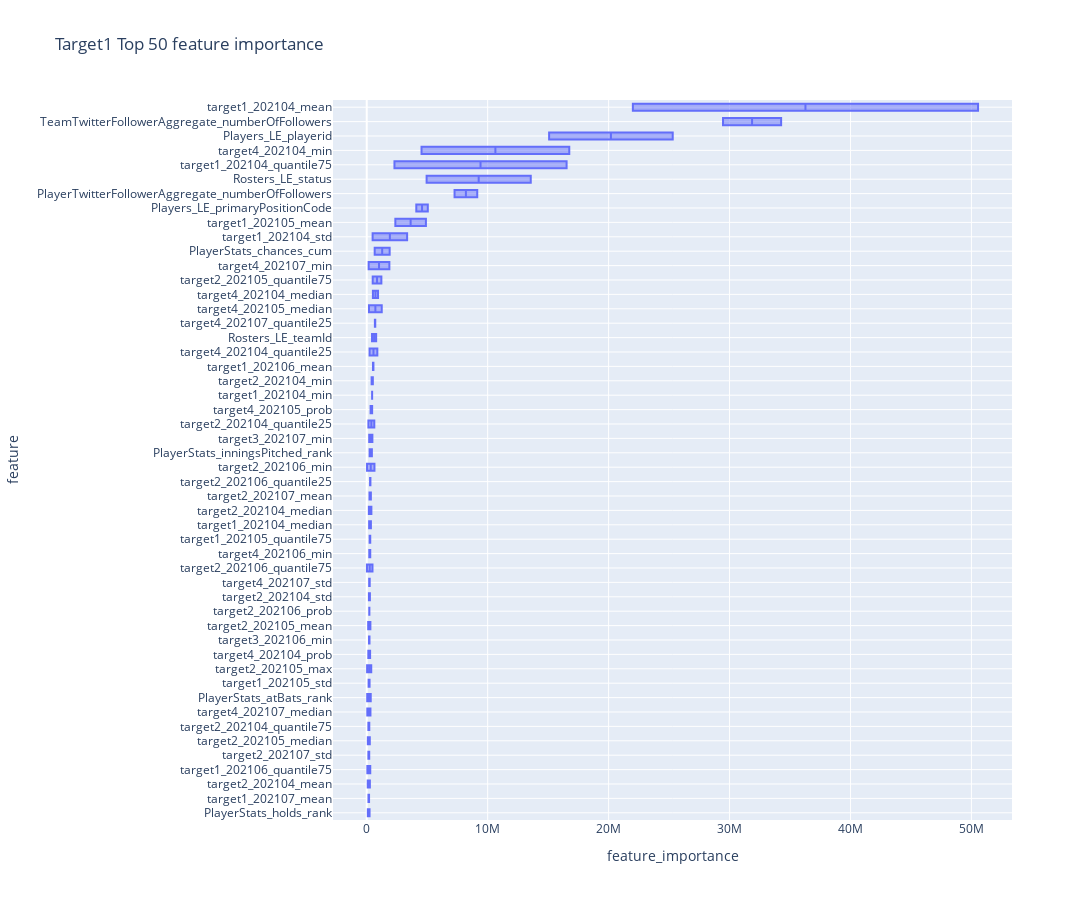
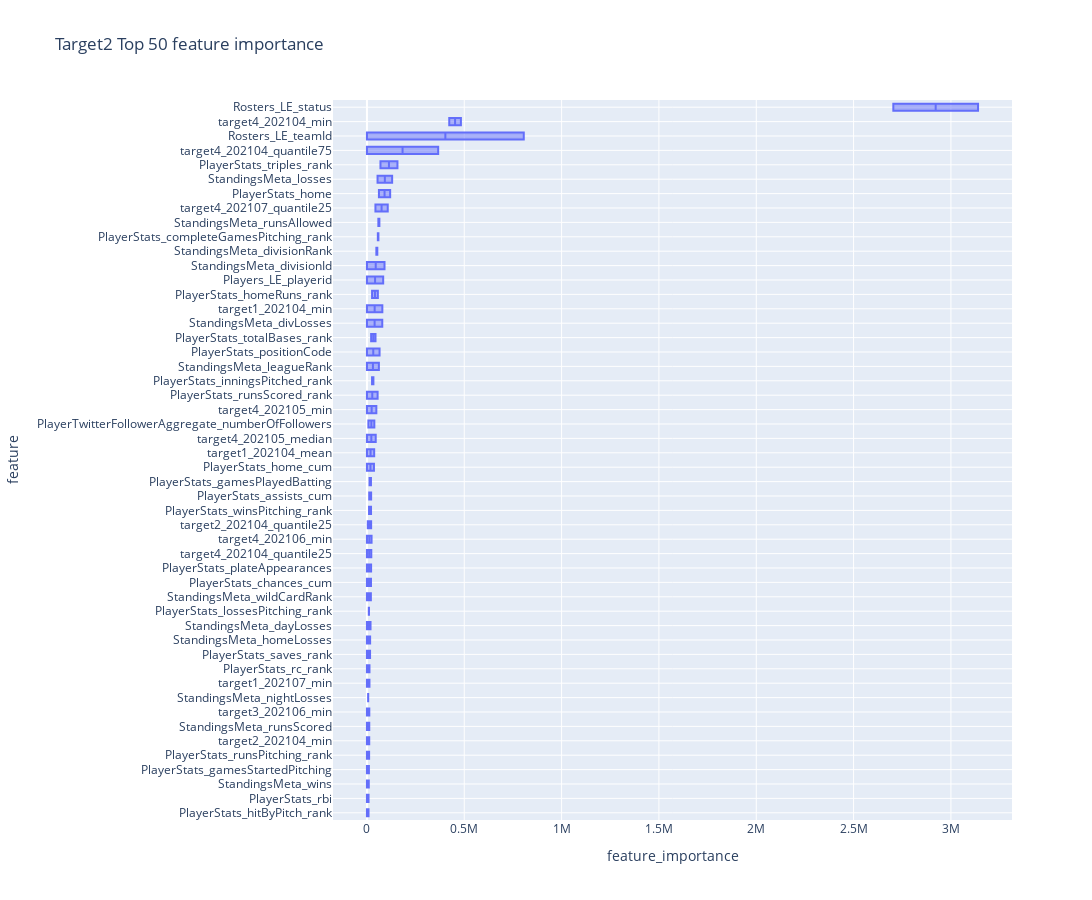
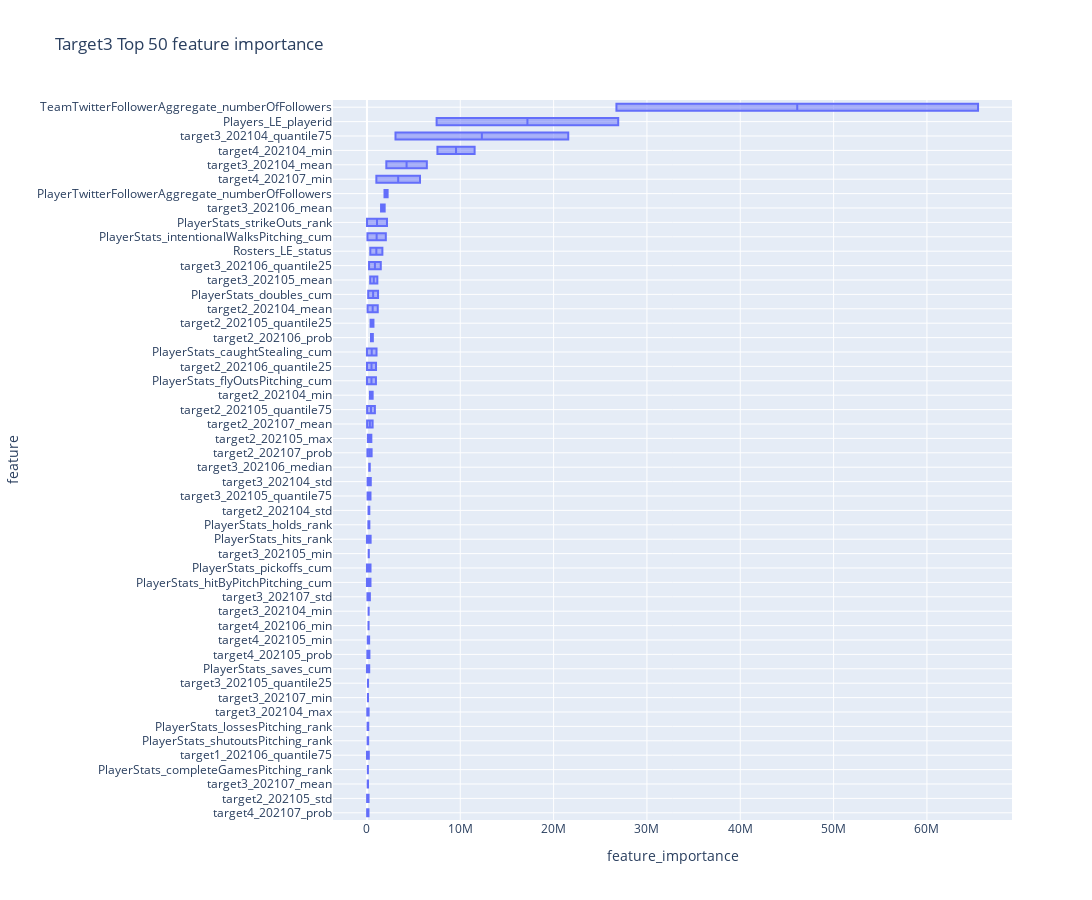
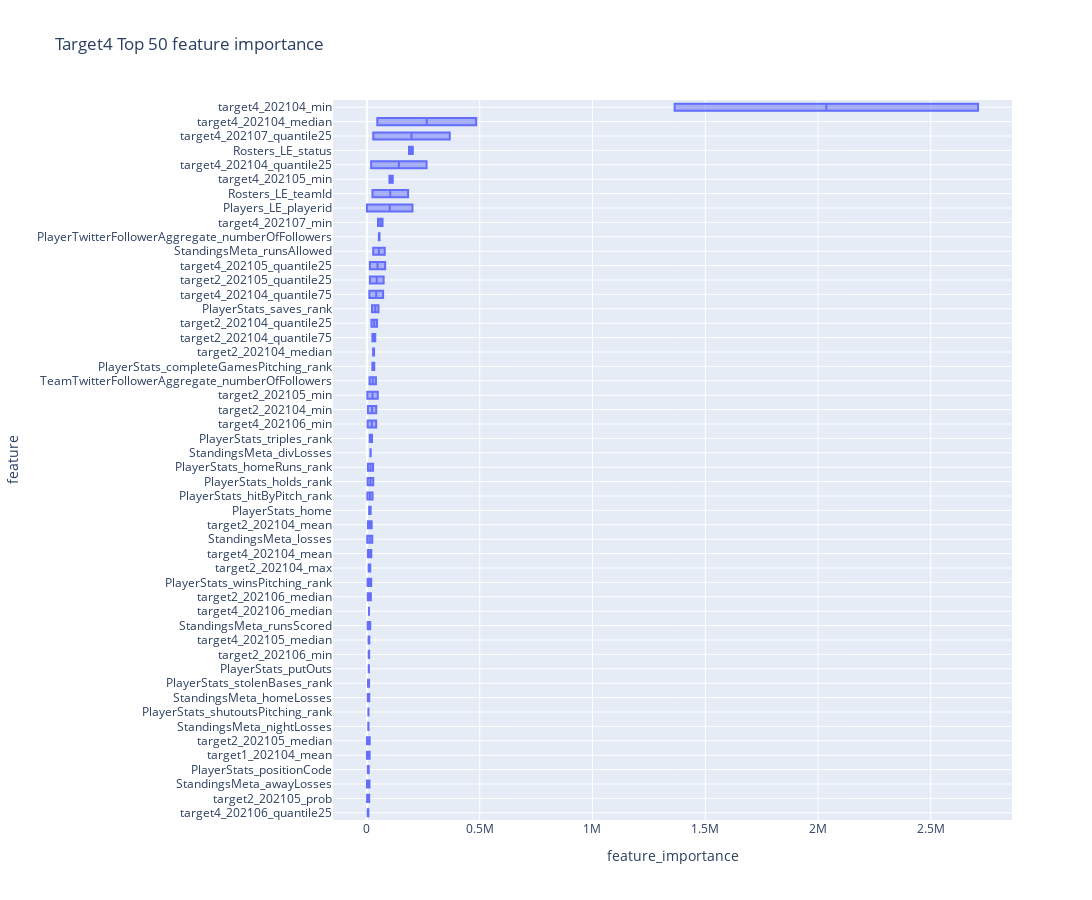

Notebook code cell kept with these figures, in order:
### Code cell
visualize_feature_importance(models, train_feat_df)

### Figure 1 — Plotly figure (JSON) as saved in the notebook; plotly's stock layout.template omitted (floating-point values rounded to 4 significant figures)
{"data": [{"alignmentgroup": "True", "hovertemplate": "feature_importance=%{x}<br>feature=%{y}<extra></extra>", "legendgroup": "", "marker": {"color": "#636efa"}, "name": "", "notched": false, "offsetgroup": "", "orientation": "h", "showlegend": false, "type": "box", "x": [1896000.0, 39980.0, 92000.0, 426000.0, 9138000.0, 29460000.0, 50550000.0, 3340000.0, 445700.0, 199600.0, 16530000.0, 260100.0, 262000.0, 505600.0, 384900.0, 138500.0, 137800.0, 4531000.0, 511100.0, 237300.0, 279100.0, 2366000.0, 235400.0, 239800.0, 303300.0, 373300.0, 253800.0, 1210000.0, 187500.0, 448000.0, 554100.0, 52070.0, 639400.0, 305200.0, 476100.0, 219100.0, 228200.0, 290100.0, 193000.0, 342800.0, 206300.0, 205700.0, 247000.0, 1872000.0, 308300.0, 704600.0, 778900.0, 13560000.0, 5050000.0, 25300000.0, 658900.0, 331400.0, 234700.0, 239700.0, 7262000.0, 34260000.0, 22010000.0, 486400.0, 447200.0, 346300.0, 2292000.0, 82710.0, 183100.0, 404800.0, 178100.0, 626500.0, 211900.0, 16750000.0, 935700.0, 876700.0, 131800.0, 4894000.0, 155700.0, 290700.0, 120700.0, 32010.0, 91230.0, 493700.0, 1241000.0, 320000.0, 517200.0, 291000.0, 25610.0, 277700.0, 18500.0, 211000.0, 189600.0, 212700.0, 144400.0, 230200.0, 136900.0, 467700.0, 203600.0, 160000.0, 47320.0, 675300.0, 438200.0, 4951000.0, 4099000.0, 15080000.0], "x0": " ", "xaxis": "x", "y": ["PlayerStats_chances_cum", "PlayerStats_atBats_rank", "PlayerStats_holds_rank", "PlayerStats_inningsPitched_rank", "PlayerTwitterFollowerAggregate_numberOfFollowers", "TeamTwitterFollowerAggregate_numberOfFollowers", "target1_202104_mean", "target1_202104_std", "target1_202104_min", "target1_202104_median", "target1_202104_quantile75", "target2_202104_mean", "target2_202104_std", "target2_202104_min", "target2_202104_median", "target2_202104_quantile25", "target2_202104_quantile75", "target4_202104_min", "target4_202104_median", "target4_202104_quantile25", "target4_202104_prob", "target1_202105_mean", "target1_202105_std", "target1_202105_quantile75", "target2_202105_mean", "target2_202105_max", "target2_202105_median", "target2_202105_quantile75", "target4_202105_median", "target4_202105_prob", "target1_202106_mean", "target1_202106_quantile75", "target2_202106_min", "target2_202106_quantile25", "target2_202106_quantile75", "target2_202106_prob", "target3_202106_min", "target4_202106_min", "target1_202107_mean", "target2_202107_mean", "target2_202107_std", "target3_202107_min", "target4_202107_std", "target4_202107_min", "target4_202107_median", "target4_202107_quantile25", "Rosters_LE_teamId", "Rosters_LE_status", "Players_LE_primaryPositionCode", "Players_LE_playerid", "PlayerStats_chances_cum", "PlayerStats_atBats_rank", "PlayerStats_holds_rank", "PlayerStats_inningsPitched_rank", "PlayerTwitterFollowerAggregate_numberOfFollowers", "TeamTwitterFollowerAggregate_numberOfFollowers", "target1_202104_mean", "target1_202104_std", "target1_202104_min", "target1_202104_median", "target1_202104_quantile75", "target2_202104_mean", "target2_202104_std", "target2_202104_min", "target2_202104_median", "target2_202104_quantile25", "target2_202104_quantile75", "target4_202104_min", "target4_202104_median", "target4_202104_quantile25", "target4_202104_prob", "target1_202105_mean", "target1_202105_std", "target1_202105_quantile75", "target2_202105_mean", "target2_202105_max", "target2_202105_median", "target2_202105_quantile75", "target4_202105_median", "target4_202105_prob", "target1_202106_mean", "target1_202106_quantile75", "target2_202106_min", "target2_202106_quantile25", "target2_202106_quantile75", "target2_202106_prob", "target3_202106_min", "target4_202106_min", "target1_202107_mean", "target2_202107_mean", "target2_202107_std", "target3_202107_min", "target4_202107_std", "target4_202107_min", "target4_202107_median", "target4_202107_quantile25", "Rosters_LE_teamId", "Rosters_LE_status", "Players_LE_primaryPositionCode", "Players_LE_playerid"], "y0": " ", "yaxis": "y"}], "layout": {"boxmode": "group", "height": 900, "legend": {"tracegroupgap": 0}, "title": {"text": "Target1 Top 50 feature importance"}, "width": 1250, "xaxis": {"anchor": "y", "domain": [0, 1], "title": {"text": "feature_importance"}}, "yaxis": {"anchor": "x", "categoryarray": ["PlayerStats_holds_rank", "target1_202107_mean", "target2_202104_mean", "target1_202106_quantile75", "target2_202107_std", "target2_202105_median", "target2_202104_quantile75", "target4_202107_median", "PlayerStats_atBats_rank", "target1_202105_std", "target2_202105_max", "target4_202104_prob", "target3_202106_min", "target2_202105_mean", "target2_202106_prob", "target2_202104_std", "target4_202107_std", "target2_202106_quantile75", "target4_202106_min", "target1_202105_quantile75", "target1_202104_median", "target2_202104_median", "target2_202107_mean", "target2_202106_quantile25", "target2_202106_min", "PlayerStats_inningsPitched_rank", "target3_202107_min", "target2_202104_quantile25", "target4_202105_prob", "target1_202104_min", "target2_202104_min", "target1_202106_mean", "target4_202104_quantile25", "Rosters_LE_teamId", "target4_202107_quantile25", "target4_202105_median", "target4_202104_median", "target2_202105_quantile75", "target4_202107_min", "PlayerStats_chances_cum", "target1_202104_std", "target1_202105_mean", "Players_LE_primaryPositionCode", "PlayerTwitterFollowerAggregate_numberOfFollowers", "Rosters_LE_status", "target1_202104_quantile75", "target4_202104_min", "Players_LE_playerid", "TeamTwitterFollowerAggregate_numberOfFollowers", "target1_202104_mean"], "categoryorder": "array", "domain": [0, 1], "showgrid": true, "title": {"text": "feature"}}}}

### Figure 2 — Plotly figure (JSON) as saved in the notebook; plotly's stock layout.template omitted (floating-point values rounded to 4 significant figures)
{"data": [{"alignmentgroup": "True", "hovertemplate": "feature_importance=%{x}<br>feature=%{y}<extra></extra>", "legendgroup": "", "marker": {"color": "#636efa"}, "name": "", "notched": false, "offsetgroup": "", "orientation": "h", "showlegend": false, "type": "box", "x": [119300.0, 36010.0, 64790.0, 13380.0, 0, 0, 0, 11660.0, 0, 56000.0, 69430.0, 54750.0, 21550.0, 0, 12960.0, 10750.0, 10410.0, 15970.0, 55930.0, 26210.0, 0, 37910.0, 37120.0, 0, 0, 21500.0, 482700.0, 0, 365900.0, 48260.0, 45050.0, 12070.0, 23740.0, 12880.0, 43590.0, 0, 3139000.0, 0, 90230.0, 48330.0, 0, 0, 9380.0, 54410.0, 58600.0, 11840.0, 16270.0, 18390.0, 6047.0, 78700.0, 61550.0, 0, 0, 20570.0, 21300.0, 8227.0, 10140.0, 21490.0, 20710.0, 26330.0, 156700.0, 0, 43979, 8138.0, 0, 20950.0, 9558.0, 0, 58945, 33210.0, 11120.0, 7317.0, 0, 79075, 11650.0, 4261.0, 422800.0, 22300.0, 0, 0, 0, 0, 0, 0, 106800.0, 805700.0, 2704000.0, 83390.0, 0, 53280.0, 61290, 20140.0, 0, 129400.0, 63860.0, 0, 0, 0, 6456.0, 0], "x0": " ", "xaxis": "x", "y": ["PlayerStats_home", "PlayerStats_home_cum", "PlayerStats_positionCode", "PlayerStats_gamesPlayedBatting", "PlayerStats_plateAppearances", "PlayerStats_rbi", "PlayerStats_gamesStartedPitching", "PlayerStats_assists_cum", "PlayerStats_chances_cum", "PlayerStats_homeRuns_rank", "PlayerStats_triples_rank", "PlayerStats_runsScored_rank", "PlayerStats_totalBases_rank", "PlayerStats_hitByPitch_rank", "PlayerStats_rc_rank", "PlayerStats_winsPitching_rank", "PlayerStats_lossesPitching_rank", "PlayerStats_saves_rank", "PlayerStats_completeGamesPitching_rank", "PlayerStats_inningsPitched_rank", "PlayerStats_runsPitching_rank", "PlayerTwitterFollowerAggregate_numberOfFollowers", "target1_202104_mean", "target1_202104_min", "target2_202104_min", "target2_202104_quantile25", "target4_202104_min", "target4_202104_quantile25", "target4_202104_quantile75", "target4_202105_min", "target4_202105_median", "target3_202106_min", "target4_202106_min", "target1_202107_min", "target4_202107_quantile25", "Rosters_LE_teamId", "Rosters_LE_status", "Players_LE_playerid", "StandingsMeta_divisionId", "StandingsMeta_divisionRank", "StandingsMeta_leagueRank", "StandingsMeta_wildCardRank", "StandingsMeta_wins", "StandingsMeta_losses", "StandingsMeta_runsAllowed", "StandingsMeta_runsScored", "StandingsMeta_homeLosses", "StandingsMeta_dayLosses", "StandingsMeta_nightLosses", "StandingsMeta_divLosses", "PlayerStats_home", "PlayerStats_home_cum", "PlayerStats_positionCode", "PlayerStats_gamesPlayedBatting", "PlayerStats_plateAppearances", "PlayerStats_rbi", "PlayerStats_gamesStartedPitching", "PlayerStats_assists_cum", "PlayerStats_chances_cum", "PlayerStats_homeRuns_rank", "PlayerStats_triples_rank", "PlayerStats_runsScored_rank", "PlayerStats_totalBases_rank", "PlayerStats_hitByPitch_rank", "PlayerStats_rc_rank", "PlayerStats_winsPitching_rank", "PlayerStats_lossesPitching_rank", "PlayerStats_saves_rank", "PlayerStats_completeGamesPitching_rank", "PlayerStats_inningsPitched_rank", "PlayerStats_runsPitching_rank", "PlayerTwitterFollowerAggregate_numberOfFollowers", "target1_202104_mean", "target1_202104_min", "target2_202104_min", "target2_202104_quantile25", "target4_202104_min", "target4_202104_quantile25", "target4_202104_quantile75", "target4_202105_min", "target4_202105_median", "target3_202106_min", "target4_202106_min", "target1_202107_min", "target4_202107_quantile25", "Rosters_LE_teamId", "Rosters_LE_status", "Players_LE_playerid", "StandingsMeta_divisionId", "StandingsMeta_divisionRank", "StandingsMeta_leagueRank", "StandingsMeta_wildCardRank", "StandingsMeta_wins", "StandingsMeta_losses", "StandingsMeta_runsAllowed", "StandingsMeta_runsScored", "StandingsMeta_homeLosses", "StandingsMeta_dayLosses", "StandingsMeta_nightLosses", "StandingsMeta_divLosses"], "y0": " ", "yaxis": "y"}], "layout": {"boxmode": "group", "height": 900, "legend": {"tracegroupgap": 0}, "title": {"text": "Target2 Top 50 feature importance"}, "width": 1250, "xaxis": {"anchor": "y", "domain": [0, 1], "title": {"text": "feature_importance"}}, "yaxis": {"anchor": "x", "categoryarray": ["PlayerStats_hitByPitch_rank", "PlayerStats_rbi", "StandingsMeta_wins", "PlayerStats_gamesStartedPitching", "PlayerStats_runsPitching_rank", "target2_202104_min", "StandingsMeta_runsScored", "target3_202106_min", "StandingsMeta_nightLosses", "target1_202107_min", "PlayerStats_rc_rank", "PlayerStats_saves_rank", "StandingsMeta_homeLosses", "StandingsMeta_dayLosses", "PlayerStats_lossesPitching_rank", "StandingsMeta_wildCardRank", "PlayerStats_chances_cum", "PlayerStats_plateAppearances", "target4_202104_quantile25", "target4_202106_min", "target2_202104_quantile25", "PlayerStats_winsPitching_rank", "PlayerStats_assists_cum", "PlayerStats_gamesPlayedBatting", "PlayerStats_home_cum", "target1_202104_mean", "target4_202105_median", "PlayerTwitterFollowerAggregate_numberOfFollowers", "target4_202105_min", "PlayerStats_runsScored_rank", "PlayerStats_inningsPitched_rank", "StandingsMeta_leagueRank", "PlayerStats_positionCode", "PlayerStats_totalBases_rank", "StandingsMeta_divLosses", "target1_202104_min", "PlayerStats_homeRuns_rank", "Players_LE_playerid", "StandingsMeta_divisionId", "StandingsMeta_divisionRank", "PlayerStats_completeGamesPitching_rank", "StandingsMeta_runsAllowed", "target4_202107_quantile25", "PlayerStats_home", "StandingsMeta_losses", "PlayerStats_triples_rank", "target4_202104_quantile75", "Rosters_LE_teamId", "target4_202104_min", "Rosters_LE_status"], "categoryorder": "array", "domain": [0, 1], "showgrid": true, "title": {"text": "feature"}}}}

### Figure 3 — Plotly figure (JSON) as saved in the notebook; plotly's stock layout.template omitted (floating-point values rounded to 4 significant figures)
{"data": [{"alignmentgroup": "True", "hovertemplate": "feature_importance=%{x}<br>feature=%{y}<extra></extra>", "legendgroup": "", "marker": {"color": "#636efa"}, "name": "", "notched": false, "offsetgroup": "", "orientation": "h", "showlegend": false, "type": "box", "x": [135100.0, 1026000.0, 381200.0, 242800.0, 378600.0, 2023000.0, 963200.0, 393500.0, 2146000.0, 69110.0, 152500.0, 104500.0, 72150.0, 2214000.0, 65480000.0, 1158000.0, 169800.0, 611100.0, 6417000.0, 70290.0, 177900.0, 178500.0, 21570000.0, 7552000.0, 171800.0, 98030.0, 389000.0, 852500.0, 1115000.0, 199500.0, 104800.0, 66620.0, 234100.0, 264100.0, 4131.0, 972300.0, 632000.0, 1512000.0, 300700.0, 1482000.0, 165900.0, 608200.0, 47380.0, 77020.0, 51040.0, 110400.0, 5686000.0, 163000.0, 359700.0, 26920000.0, 1188000.0, 245.9, 2548.0, 2024.0, 1740.0, 52120.0, 2239.0, 1355.0, 8231.0, 139600.0, 257300.0, 92310.0, 130700.0, 1881000.0, 26730000.0, 68000.0, 252100.0, 320900.0, 2077000.0, 410500.0, 33450.0, 184400.0, 3059000.0, 11540000.0, 17810.0, 469000.0, 696900.0, 15960.0, 348500.0, 187100.0, 119300.0, 378200.0, 83820.0, 40680.0, 197700.0, 6008.0, 434100.0, 1899000.0, 243000.0, 225900.0, 173500.0, 16010.0, 500300.0, 112600.0, 312200.0, 104800.0, 1007000.0, 19170.0, 1654000.0, 7464000.0], "x0": " ", "xaxis": "x", "y": ["PlayerStats_doubles_cum", "PlayerStats_caughtStealing_cum", "PlayerStats_pickoffs_cum", "PlayerStats_saves_cum", "PlayerStats_hitByPitchPitching_cum", "PlayerStats_intentionalWalksPitching_cum", "PlayerStats_flyOutsPitching_cum", "PlayerStats_hits_rank", "PlayerStats_strikeOuts_rank", "PlayerStats_lossesPitching_rank", "PlayerStats_holds_rank", "PlayerStats_completeGamesPitching_rank", "PlayerStats_shutoutsPitching_rank", "PlayerTwitterFollowerAggregate_numberOfFollowers", "TeamTwitterFollowerAggregate_numberOfFollowers", "target2_202104_mean", "target2_202104_std", "target2_202104_min", "target3_202104_mean", "target3_202104_std", "target3_202104_max", "target3_202104_min", "target3_202104_quantile75", "target4_202104_min", "target2_202105_std", "target2_202105_max", "target2_202105_quantile25", "target2_202105_quantile75", "target3_202105_mean", "target3_202105_min", "target3_202105_quantile25", "target3_202105_quantile75", "target4_202105_min", "target4_202105_prob", "target1_202106_quantile75", "target2_202106_quantile25", "target2_202106_prob", "target3_202106_mean", "target3_202106_median", "target3_202106_quantile25", "target4_202106_min", "target2_202107_mean", "target2_202107_prob", "target3_202107_mean", "target3_202107_std", "target3_202107_min", "target4_202107_min", "target4_202107_prob", "Rosters_LE_status", "Players_LE_playerid", "PlayerStats_doubles_cum", "PlayerStats_caughtStealing_cum", "PlayerStats_pickoffs_cum", "PlayerStats_saves_cum", "PlayerStats_hitByPitchPitching_cum", "PlayerStats_intentionalWalksPitching_cum", "PlayerStats_flyOutsPitching_cum", "PlayerStats_hits_rank", "PlayerStats_strikeOuts_rank", "PlayerStats_lossesPitching_rank", "PlayerStats_holds_rank", "PlayerStats_completeGamesPitching_rank", "PlayerStats_shutoutsPitching_rank", "PlayerTwitterFollowerAggregate_numberOfFollowers", "TeamTwitterFollowerAggregate_numberOfFollowers", "target2_202104_mean", "target2_202104_std", "target2_202104_min", "target3_202104_mean", "target3_202104_std", "target3_202104_max", "target3_202104_min", "target3_202104_quantile75", "target4_202104_min", "target2_202105_std", "target2_202105_max", "target2_202105_quantile25", "target2_202105_quantile75", "target3_202105_mean", "target3_202105_min", "target3_202105_quantile25", "target3_202105_quantile75", "target4_202105_min", "target4_202105_prob", "target1_202106_quantile75", "target2_202106_quantile25", "target2_202106_prob", "target3_202106_mean", "target3_202106_median", "target3_202106_quantile25", "target4_202106_min", "target2_202107_mean", "target2_202107_prob", "target3_202107_mean", "target3_202107_std", "target3_202107_min", "target4_202107_min", "target4_202107_prob", "Rosters_LE_status", "Players_LE_playerid"], "y0": " ", "yaxis": "y"}], "layout": {"boxmode": "group", "height": 900, "legend": {"tracegroupgap": 0}, "title": {"text": "Target3 Top 50 feature importance"}, "width": 1250, "xaxis": {"anchor": "y", "domain": [0, 1], "title": {"text": "feature_importance"}}, "yaxis": {"anchor": "x", "categoryarray": ["target4_202107_prob", "target2_202105_std", "target3_202107_mean", "PlayerStats_completeGamesPitching_rank", "target1_202106_quantile75", "PlayerStats_shutoutsPitching_rank", "PlayerStats_lossesPitching_rank", "target3_202104_max", "target3_202107_min", "target3_202105_quantile25", "PlayerStats_saves_cum", "target4_202105_prob", "target4_202105_min", "target4_202106_min", "target3_202104_min", "target3_202107_std", "PlayerStats_hitByPitchPitching_cum", "PlayerStats_pickoffs_cum", "target3_202105_min", "PlayerStats_hits_rank", "PlayerStats_holds_rank", "target2_202104_std", "target3_202105_quantile75", "target3_202104_std", "target3_202106_median", "target2_202107_prob", "target2_202105_max", "target2_202107_mean", "target2_202105_quantile75", "target2_202104_min", "PlayerStats_flyOutsPitching_cum", "target2_202106_quantile25", "PlayerStats_caughtStealing_cum", "target2_202106_prob", "target2_202105_quantile25", "target2_202104_mean", "PlayerStats_doubles_cum", "target3_202105_mean", "target3_202106_quantile25", "Rosters_LE_status", "PlayerStats_intentionalWalksPitching_cum", "PlayerStats_strikeOuts_rank", "target3_202106_mean", "PlayerTwitterFollowerAggregate_numberOfFollowers", "target4_202107_min", "target3_202104_mean", "target4_202104_min", "target3_202104_quantile75", "Players_LE_playerid", "TeamTwitterFollowerAggregate_numberOfFollowers"], "categoryorder": "array", "domain": [0, 1], "showgrid": true, "title": {"text": "feature"}}}}

### Figure 4 — Plotly figure (JSON) as saved in the notebook; plotly's stock layout.template omitted (floating-point values rounded to 4 significant figures)
{"data": [{"alignmentgroup": "True", "hovertemplate": "feature_importance=%{x}<br>feature=%{y}<extra></extra>", "legendgroup": "", "marker": {"color": "#636efa"}, "name": "", "notched": false, "offsetgroup": "", "orientation": "h", "showlegend": false, "type": "box", "x": [9775.0, 7873.0, 7813.0, 27100.0, 22440.0, 1664.0, 4669.0, 18900.0, 51080.0, 2830.0, 32440.0, 6733.0, 53000.0, 39860.0, 11810.0, 20830.0, 7382.0, 4091.0, 31510.0, 44800.0, 36770.0, 19290.0, 1364000.0, 484400.0, 264300.0, 71690.0, 1733.0, 12200.0, 73870.0, 608.8, 99680.0, 10480.0, 13050.0, 7653.0, 3680.0, 40800.0, 8903.0, 3031.0, 49070.0, 367200.0, 24560.0, 203300.0, 0, 23600.0, 27650.0, 3155.0, 3526.0, 11220.0, 5800.0, 16610.0, 16440.0, 3776.0, 8751.0, 4088.0, 12340.0, 24930.0, 9456.0, 2748.0, 22470.0, 27790.0, 24070.0, 6416.0, 55650.0, 11460.0, 0, 4244.0, 14650.0, 41240.0, 27310.0, 19850.0, 24210.0, 3990.0, 2710000.0, 45960.0, 18710.0, 10640.0, 47870.0, 456.7, 13300.0, 10030.0, 114400.0, 7101.0, 80760.0, 9788.0, 17250.0, 3016.0, 8857.0, 6341.0, 69220.0, 27880.0, 182500.0, 186500.0, 201800.0, 1370.0, 78940.0, 14530.0, 10280.0, 0, 6955.0, 15470.0], "x0": " ", "xaxis": "x", "y": ["PlayerStats_home", "PlayerStats_positionCode", "PlayerStats_putOuts", "PlayerStats_homeRuns_rank", "PlayerStats_triples_rank", "PlayerStats_hitByPitch_rank", "PlayerStats_stolenBases_rank", "PlayerStats_winsPitching_rank", "PlayerStats_saves_rank", "PlayerStats_holds_rank", "PlayerStats_completeGamesPitching_rank", "PlayerStats_shutoutsPitching_rank", "PlayerTwitterFollowerAggregate_numberOfFollowers", "TeamTwitterFollowerAggregate_numberOfFollowers", "target1_202104_mean", "target2_202104_mean", "target2_202104_max", "target2_202104_min", "target2_202104_median", "target2_202104_quantile25", "target2_202104_quantile75", "target4_202104_mean", "target4_202104_min", "target4_202104_median", "target4_202104_quantile25", "target4_202104_quantile75", "target2_202105_min", "target2_202105_median", "target2_202105_quantile25", "target2_202105_prob", "target4_202105_min", "target4_202105_median", "target4_202105_quantile25", "target2_202106_min", "target2_202106_median", "target4_202106_min", "target4_202106_median", "target4_202106_quantile25", "target4_202107_min", "target4_202107_quantile25", "Rosters_LE_teamId", "Rosters_LE_status", "Players_LE_playerid", "StandingsMeta_losses", "StandingsMeta_runsAllowed", "StandingsMeta_runsScored", "StandingsMeta_homeLosses", "StandingsMeta_awayLosses", "StandingsMeta_nightLosses", "StandingsMeta_divLosses", "PlayerStats_home", "PlayerStats_positionCode", "PlayerStats_putOuts", "PlayerStats_homeRuns_rank", "PlayerStats_triples_rank", "PlayerStats_hitByPitch_rank", "PlayerStats_stolenBases_rank", "PlayerStats_winsPitching_rank", "PlayerStats_saves_rank", "PlayerStats_holds_rank", "PlayerStats_completeGamesPitching_rank", "PlayerStats_shutoutsPitching_rank", "PlayerTwitterFollowerAggregate_numberOfFollowers", "TeamTwitterFollowerAggregate_numberOfFollowers", "target1_202104_mean", "target2_202104_mean", "target2_202104_max", "target2_202104_min", "target2_202104_median", "target2_202104_quantile25", "target2_202104_quantile75", "target4_202104_mean", "target4_202104_min", "target4_202104_median", "target4_202104_quantile25", "target4_202104_quantile75", "target2_202105_min", "target2_202105_median", "target2_202105_quantile25", "target2_202105_prob", "target4_202105_min", "target4_202105_median", "target4_202105_quantile25", "target2_202106_min", "target2_202106_median", "target4_202106_min", "target4_202106_median", "target4_202106_quantile25", "target4_202107_min", "target4_202107_quantile25", "Rosters_LE_teamId", "Rosters_LE_status", "Players_LE_playerid", "StandingsMeta_losses", "StandingsMeta_runsAllowed", "StandingsMeta_runsScored", "StandingsMeta_homeLosses", "StandingsMeta_awayLosses", "StandingsMeta_nightLosses", "StandingsMeta_divLosses"], "y0": " ", "yaxis": "y"}], "layout": {"boxmode": "group", "height": 900, "legend": {"tracegroupgap": 0}, "title": {"text": "Target4 Top 50 feature importance"}, "width": 1250, "xaxis": {"anchor": "y", "domain": [0, 1], "title": {"text": "feature_importance"}}, "yaxis": {"anchor": "x", "categoryarray": ["target4_202106_quantile25", "target2_202105_prob", "StandingsMeta_awayLosses", "PlayerStats_positionCode", "target1_202104_mean", "target2_202105_median", "StandingsMeta_nightLosses", "PlayerStats_shutoutsPitching_rank", "StandingsMeta_homeLosses", "PlayerStats_stolenBases_rank", "PlayerStats_putOuts", "target2_202106_min", "target4_202105_median", "StandingsMeta_runsScored", "target4_202106_median", "target2_202106_median", "PlayerStats_winsPitching_rank", "target2_202104_max", "target4_202104_mean", "StandingsMeta_losses", "target2_202104_mean", "PlayerStats_home", "PlayerStats_hitByPitch_rank", "PlayerStats_holds_rank", "PlayerStats_homeRuns_rank", "StandingsMeta_divLosses", "PlayerStats_triples_rank", "target4_202106_min", "target2_202104_min", "target2_202105_min", "TeamTwitterFollowerAggregate_numberOfFollowers", "PlayerStats_completeGamesPitching_rank", "target2_202104_median", "target2_202104_quantile75", "target2_202104_quantile25", "PlayerStats_saves_rank", "target4_202104_quantile75", "target2_202105_quantile25", "target4_202105_quantile25", "StandingsMeta_runsAllowed", "PlayerTwitterFollowerAggregate_numberOfFollowers", "target4_202107_min", "Players_LE_playerid", "Rosters_LE_teamId", "target4_202105_min", "target4_202104_quantile25", "Rosters_LE_status", "target4_202107_quantile25", "target4_202104_median", "target4_202104_min"], "categoryorder": "array", "domain": [0, 1], "showgrid": true, "title": {"text": "feature"}}}}
